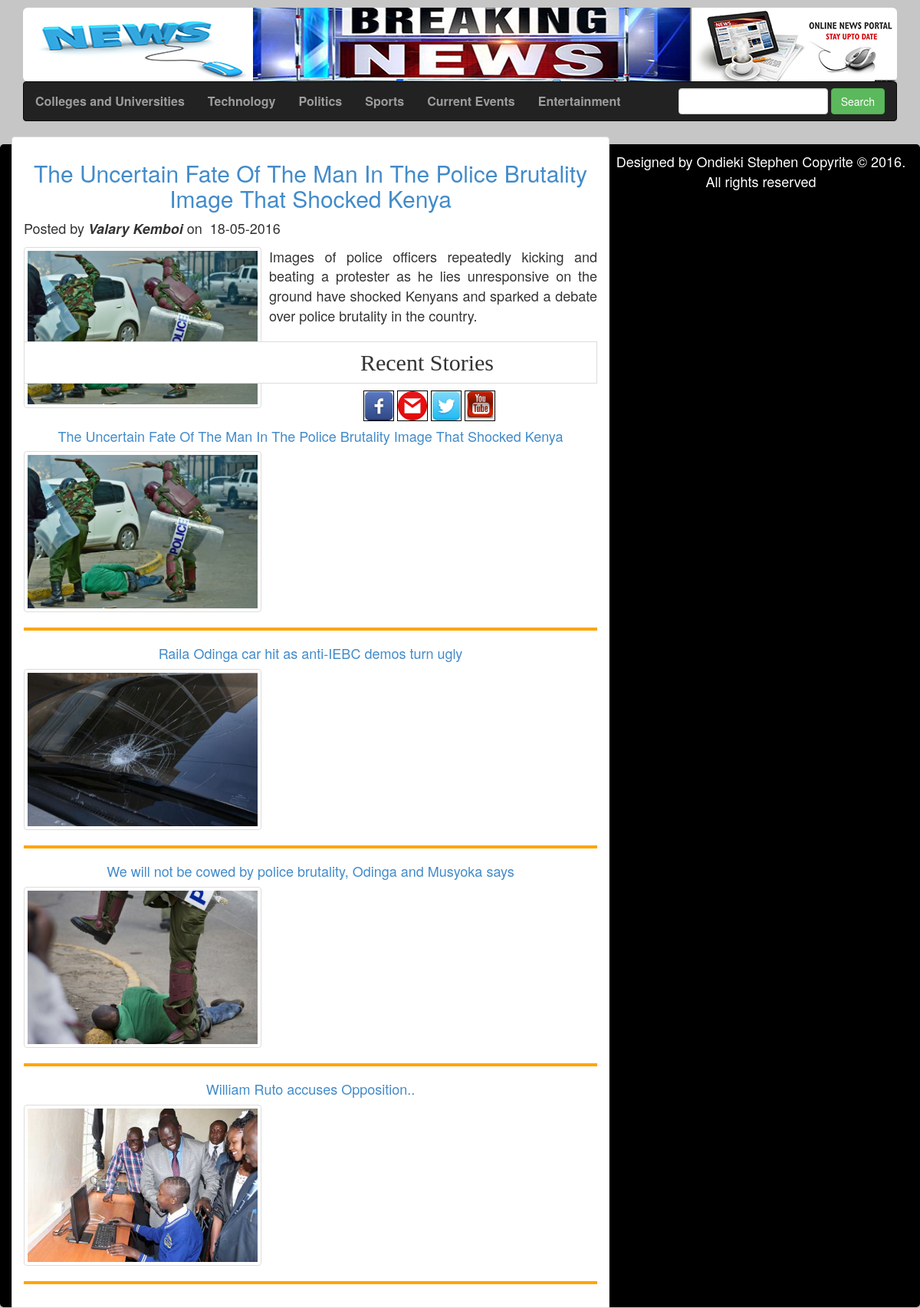
The page / on the database its author committed.
### tables this page shows
CREATE TABLE IF NOT EXISTS `categories` (
  `cat_id` int(10) NOT NULL,
  `cat_title` varchar(255) NOT NULL
);

CREATE TABLE IF NOT EXISTS `posts` (
  `post_id` int(10) NOT NULL,
  `category_id` int(10) NOT NULL,
  `post_title` varchar(255) NOT NULL,
  `post_date` text NOT NULL,
  `post_author` varchar(255) NOT NULL,
  `post_keywords` text NOT NULL,
  `post_image` text NOT NULL,
  `post_content` text NOT NULL
);

### posts.php (the view, shortened to what this page needs)
<?php
           if(!isset($_GET['cat']))
           {
		   	 	$select_posts="SELECT * FROM posts ORDER BY RAND() LIMIT 0,4";
				 	$post_query=mysql_query($select_posts);
				 	while($query_row=mysql_fetch_array($post_query))
				 	{
						$post_id=$query_row['post_id'];
						$post_title=$query_row['post_title'];
						$post_date=$query_row['post_date'];
						$post_author=$query_row['post_author'];
						$post_image=$query_row['post_image'];
						$post_content=substr($query_row['post_content'],0,300);
						echo "
						<h2 style='text-align:center;'><a href='details.php?post=$post_id'>$post_title</a></h2>
						<p><span>Posted by </span><span style='font-weight:bold;font-style:italic;'>$post_author</span> on &nbsp;$post_date</p>
						<div class='img-thumbnail pull-left'style='margin-right:10px;'><img src='admin/new_images/$post_image'width='300'height='200'></div>
						<p>$post_content</p><a href='details.php?post=$post_id'>Read More</a><br><hr>
						";
					}
					}
				?>

### index.php (shortened to what this page needs)
<!DOCTYPE HTML">
<html lang="eng">
<head>
<link type="text/css"rel="stylesheet"href="css/bootstrap.min.css"/>
<link type="text/css"rel="stylesheet"href="styles.css"/>
</head>
<body>
	<?php
		include 'header.php';
	?>
	<div class="container">
		<div class="row">
			<div class="col-sm-8 list-group-item">
				<?php
					include 'posts.php';
				?>
			</div>
			<div class="col-sm-4 list-group-item-success">
			<h2 class="list-group-item"style="text-align: center;font-family: lucida calligraphy;">Recent Stories</h2>
				<?php
					include'sidebar.php';
				?>
			</div>
		</div>
		<?php
		   include 'footer.php';
		?>
	</div>
</body>
</html>

### header.php (shortened to what this page needs)
<!DOCTYPE HTML">
<html>
<head>
<link type="text/css"rel="stylesheet"href="css/bootstrap.min.css"/>
<link type="text/css"rel="stylesheet"href="styles.css"/>
</head>
<body>
	<div class="container">
		<a href="index.php"><div class="jumbotron">
		</div></a>
		<div class="navbar navbar-inverse"id="navbar">
			<ul class="nav navbar-nav">
				<?php
				$select_cat="SELECT * FROM categories";
				$result=mysql_query($select_cat);
				while($cat_row=mysql_fetch_array($result))
				{
					$cat_id=$cat_row['cat_id'];
					$cat_title=$cat_row['cat_title'];
					echo "<li><a href='index.php?cat=$cat_id'>$cat_title</a></li>";
				}
				?>
			</ul>
			<div id="search"class="pull-right">
				<form method="GET"action="results.php"enctype="multipart/form-data"class="navbar-form">
				<input type="text"name="search"class="form-control"/>
				<input type="submit"name="submit"class="btn btn-success"value="Search"/>
				</form>
			</div>
		</div>
	</div>
</body>
</html>

### sidebar.php (shortened to what this page needs)
<html>
<head>
	<link type="text/css"rel="stylesheet"href="css/bootstrap.min.css"/>
	<link type="text/css"rel="stylesheet"href="styles.css"/>
</head>
<body>
<div id="social">
	<ul>
	<li><a href="#"><img src="img/facebook.png"/></a></li>
	<li><a href="#"><img src="img/gmail-icon.png"/></a></li>
	<li><a href="#"><img src="img/twitter.png"/></a></li>
	<li><a href="#"><img src="img/youtube.png"/></a></li>
</ul>
</div>
<?php
				 	$select_posts="SELECT * FROM posts ORDER BY 1 DESC LIMIT 0,4";
				 	$post_query=mysql_query($select_posts);
				 	while($query_row=mysql_fetch_array($post_query))
				 	{
						$post_id=$query_row['post_id'];
						$post_title=$query_row['post_title'];
						$post_image=$query_row['post_image'];
						echo "
						<h4 style='text-align:center;'><a href='details.php?post=$post_id'>$post_title</a></h4>
						<div class='img-thumbnail'style='margin-right:10px;'><img src='admin/new_images/$post_image'width='300'height='200'></div><hr style='border:2px solid orange;'>
						";
					}
				?>
</body>
</html>

### footer.php
<div class="row"style="background-color:black;border-radius: 5px;margin-top: 10px;">
	<p style="padding: 10px;text-align: center;color: white;">Designed by Ondieki Stephen Copyrite &copy; <?php $date=date('Y');echo $date; ?>. All rights reserved</p>
</div>

### styles.css (style rules this page uses)
.jumbotron { margin-top: 10px; background-image:url(img/mouse-news1.jpg),url(img/breakingnews3.jpg),url(img/banner2.jpg); background-repeat: no-repeat; background-position: left top,center,right top; background-color: #798186; }
#navbar { margin-top:-30px; }
p { font-size: 18px; text-align: justify; }
#social ul li { list-style-type: none; display: inline; }
#social img { width: 40px; height: 40px; border: 1px solid black; }
#social { margin: 10px; text-align: center; }
body { background-image: ; background-color:#c6c6c6; }
body { background-attachment: fixed; }
#navbar ul li a { font-size: 16px; font-weight: bold; }

### rows shown on the page
categories: cat_title "Colleges and Universities"
categories: cat_title "Technology"
categories: cat_title "Politics"
categories: cat_title "Sports"
categories: cat_title "Current Events"
categories: cat_title "Entertainment"
posts: post_title "The Uncertain Fate Of The Man In The Police Brutality Image That Shocked Kenya", post_author "Valary Kemboi", post_date "18-05-2016", post_image (picture), post_content "Images of police officers repeatedly kicking and beating a protester as he lies unresponsive on the ground have shocked Kenyans and sparked a debate over police brutality in the country."
posts: post_title "Raila Odinga car hit as anti-IEBC demos turn ugly", post_image (picture)
posts: post_title "We will not be cowed by police brutality, Odinga and Musyoka says", post_image (picture)
posts: post_title "William Ruto accuses Opposition..", post_image (picture)
